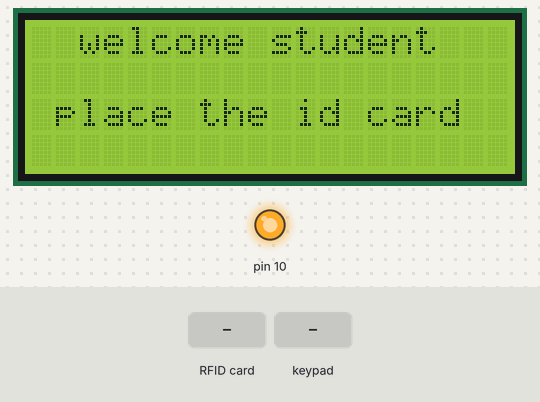
The sketch below on a simulated Arduino Nano, built with avr-gcc and run on an emulated ATmega328P. Shown: 20×4 character LCD, output pins drawn as LEDs (lit = HIGH). Inputs (shaded band) come from the test bench. What the sketch prints to the serial monitor is not drawn.

Above: at 1.3 s.
1.4 s: RFID card 5E 7A 19 C4 held to the reader
At 3.6 s:
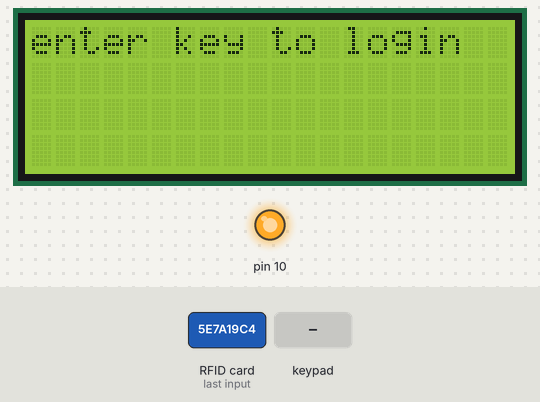
3.9 s: keypad keys 1 3 9 7 pressed 0.4 s apart
At 6.8 s:
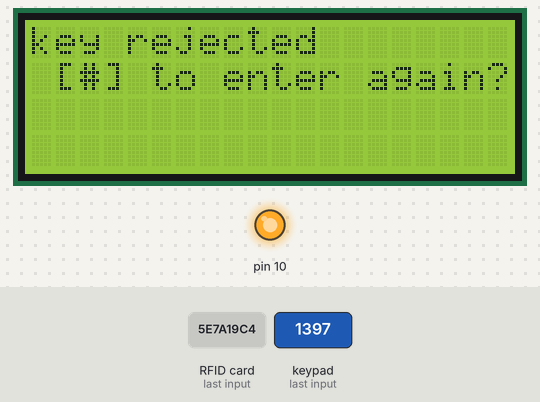
7.1 s: key '#' pressed
At 8.1 s:
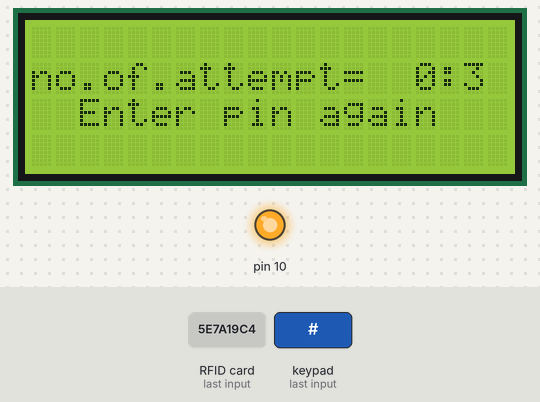
8.6 s: keypad keys 1 2 3 4 pressed 0.4 s apart
At 10.2 s:
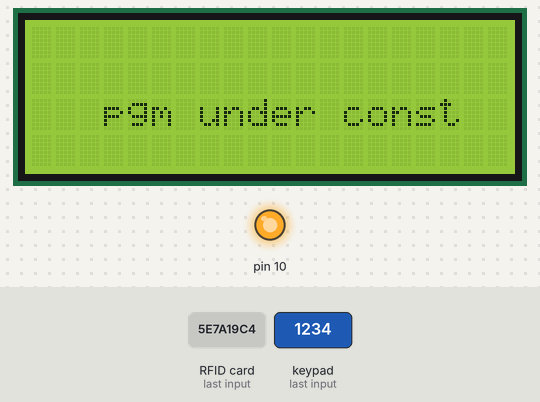
11.7 s: keypad keys 1 2 3 4 # pressed 0.4 s apart
At 14.2 s:
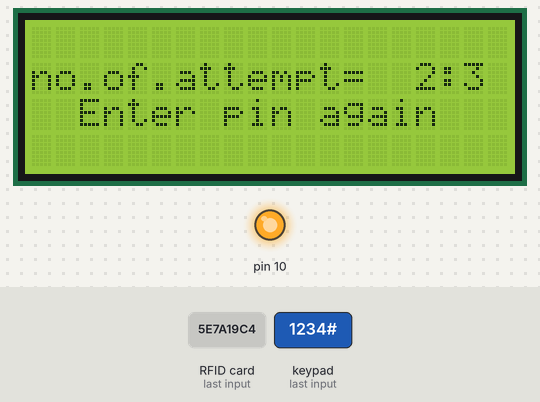
15.2 s: keypad keys 1 2 3 4 A pressed 0.4 s apart
At 16.22 s:
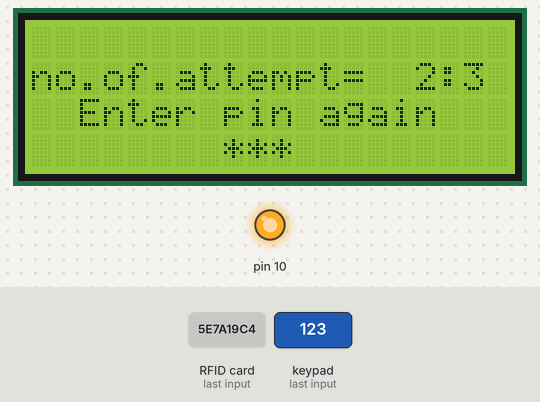
Timing chart, 0 to 18.2 s (numbered marks = the images above; inputs shaded):
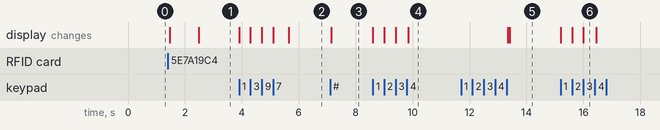

Measured:
- after the input at 1.4 s, the display: first changes after 0.07 s (image 1 shows a later state)
- after the input at 3.9 s, the display: first changes at once (image 2 shows a later state)
- after the input at 7.1 s, the display: changes at once (image 3)
- after the input at 8.6 s, the display: first changes at once (image 4 shows a later state)
- after the input at 11.7 s, the display: first changes after 1.6 s (image 5 shows a later state)
- after the input at 15.2 s, the display: first changes at once (image 6 shows a later state)

The sketch:

Rfid_dabba.ino
```cpp
#include "SPI.h"
#include "MFRC522.h"
#include <Wire.h>
#include<LiquidCrystal_I2C.h>
LiquidCrystal_I2C lcd(0x27,2,1,0,4,5,6,7,3,POSITIVE);
#define SS_PIN 9
#define RST_PIN 8
int temp=1;
int ci;
String iotname="vidya balan";
/////////////////////////////////
#include "Keypad.h"
int kei=0;int lcdi=0,lcdj=0;
const byte Rows= 4; //number of rows on the keypad i.e. 4
const byte Cols= 4; //number of columns on the keypad i,e, 3
char   key_pressed;
//we will definne the key map as on the key pad:
char  kepass[5];
char optkey[0];
String iotpass="1234";
String optchar="#";
char keymap[Rows][Cols]=
{
{'1', '2', '3','A'},
{'4', '5', '6','B'},
{'7', '8', '9','C'},
{'*', '0', '#','D'}
};

//  a char array is defined as it can be seen on the above


//keypad connections to the arduino terminals is given as:

byte rPins[Rows]= {A4,A5,A6,A7}; //Rows 0 to 3
byte cPins[Cols]= {A0,A1,A2,A3};

// command for library forkeypad
//initializes an instance of the Keypad class
Keypad kpd= Keypad(makeKeymap(keymap), rPins, cPins, Rows, Cols);

////////////////////////////////
int rfi=1;
MFRC522 rfid(SS_PIN, RST_PIN);

MFRC522::MIFARE_Key rfkey;

void setup() {
  Serial.begin(9600);
  SPI.begin();lcd.begin(20,4);
  rfid.PCD_Init();
}
void loop() {
 //lcd.clear();
  if( rfi!=0){
    rf();
  }
}
void rf(){
  lcd.setCursor(2,0);lcd.print("welcome student");lcd.setCursor(1,2);lcd.print("place the id card");//Serial.println("welcome student");
//Serial.println("place the id card");
   if (!rfid.PICC_IsNewCardPresent() || !rfid.PICC_ReadCardSerial())
    return;

  // Serial.print(F("PICC type: "));
  MFRC522::PICC_Type piccType = rfid.PICC_GetType(rfid.uid.sak);
  // Serial.println(rfid.PICC_GetTypeName(piccType));

  // Check is the PICC of Classic MIFARE type
  if (piccType != MFRC522::PICC_TYPE_MIFARE_MINI &&
    piccType != MFRC522::PICC_TYPE_MIFARE_1K &&
    piccType != MFRC522::PICC_TYPE_MIFARE_4K) {
    Serial.println(F("Your tag is not of type MIFARE Classic."));
    return;
  }

  String strID = "";
  for (byte rfi = 0; rfi < 4; rfi++) {

    strID +=
    (rfid.uid.uidByte[rfi] < 0x10 ? "0" : "") +
    String(rfid.uid.uidByte[rfi], HEX) +
    (rfi!=3 ? "_" : "");
  }
  strID.toUpperCase();
//not reqd Serial.println("place the card");
// thMis too lcd.setCursor(3,0);
// this as well lcd.print("place the card");

 Serial.print("Tap card rfkey: ");
  Serial.println(strID);

  rfid.PICC_HaltA();
  rfid.PCD_StopCrypto1();

  if (strID=="65_C4_EB_1F")
  {lcd.clear();
    Serial.print("welcome ");Serial.println(iotname);
    lcd.setCursor(7,1);
lcd.print("welcome" );
lcd.setCursor(0,2);
lcd.print(iotname);
   action();
  }
  else
  {lcd.clear();
    Serial.println("unAutherised card please enter pin to conform");
    lcd.setCursor(0,0);
lcd.print("unauthorised access");
delay(1000);lcd.clear();lcd.print("enter key to login");
   keym();
  }
}
void keym(){
  kepass=="";
  //Serial.println("repeat");
  kei=0;
    while(kei<4){

      key_pressed=  kpd.getKey();
         if(key_pressed!=NULL){
        kepass[kei]=key_pressed;
        kei= kei+1;
        Serial.println(key_pressed);
       lcd.setCursor(8 + kei,3);lcd.print("*");
        key_pressed==NULL;

         }
       }
      Serial.print("..........."); Serial.print(kepass[2]);
       Serial.print("...........");
      Serial.println(kepass);

      if (iotpass.equals(kepass))
      {
        Serial.println("password accepted");
        action();
      }
      else
      {lcd.clear();delay(500);lcd.setCursor(0,0);lcd.print("key rejected");lcd.setCursor(1,1);lcd.print("[#] to enter again?");
        Serial.println("password rejected");
      Serial.println(" [#] to enter again?");
      optkey=="";
  //Serial.println("repeat");
 int optkei=0;
   temp==1;
    while(temp<5){
      //Serial.println("temp stage");
    while( optkei<1){
      key_pressed=  kpd.getKey();
         if(key_pressed!=NULL){
       optkey[optkei++]=key_pressed;
        Serial.print(key_pressed);
        key_pressed==NULL;
     if (optkey[0]=='#')
      {
       conform();
      }
      Serial.println("stage overrided // you are blocked");
      //lcd.setCursor(16,1);lcd.print("3");
     lcd.setCursor(0,3);lcd.print("overriding cancelled"); lcd.clear();
       }
     }
   break; }

   }
}
void action(){
  Serial.println("pgm under const");
  lcd.clear();lcd.setCursor(3,2);lcd.print("pgm under const");

  while(1){
 key_pressed = kpd.getKey();
 Serial.println(key_pressed);
    if(key_pressed=='#'){
      temp=67;
      Serial.println("nkn bantu");
      return 0;
      }
  }

}
void conform(){

  Serial.println("stage coform");
  while(temp!=5){
    Serial.println("stage wwhile");
for(ci=0;ci<3;ci++){
  lcd.clear();
  Serial.println("stage for");
if(temp!=67){
  Serial.println("stage before 589");
 lcd.setCursor(0,1);Serial.println("stage 67");
lcd.print("no.of.attempt=");
  //Serial.print("no of attempt =");
  lcd.setCursor(16,1);
 lcd.print(ci);
  //Serial.print(ci);
  lcd.setCursor(17,1);
  lcd.print(":3");
  //Serial.println(": out of 3");
  lcd.setCursor(2,2);
  lcd.print("Enter pin again");
  Serial.println("stage before");
  keymaction();Serial.println("stage after");
 ci++;
}
else{
return 0;}
}
Serial.println("stage end");
return 0;

}}
void keymaction(){
  kepass=="";
  //Serial.println("repeat");
  kei=0;
    while(kei<4){
        key_pressed=  kpd.getKey();
        if(key_pressed!=NULL){
        kepass[kei++]=key_pressed;
        lcd.setCursor(7 + kei,3);lcd.print("*");
        Serial.print("*");
        key_pressed==NULL;

         }
       }
      Serial.print("...........");
      Serial.println(kepass);

      if (iotpass.equals(kepass))
      { lcd.clear();lcd.setCursor(0,1);lcd.print("password accepted!!!");
        Serial.println("password accepted!!!");
        temp=67;
        action();
      }
      temp=0;
      return;
}
```
